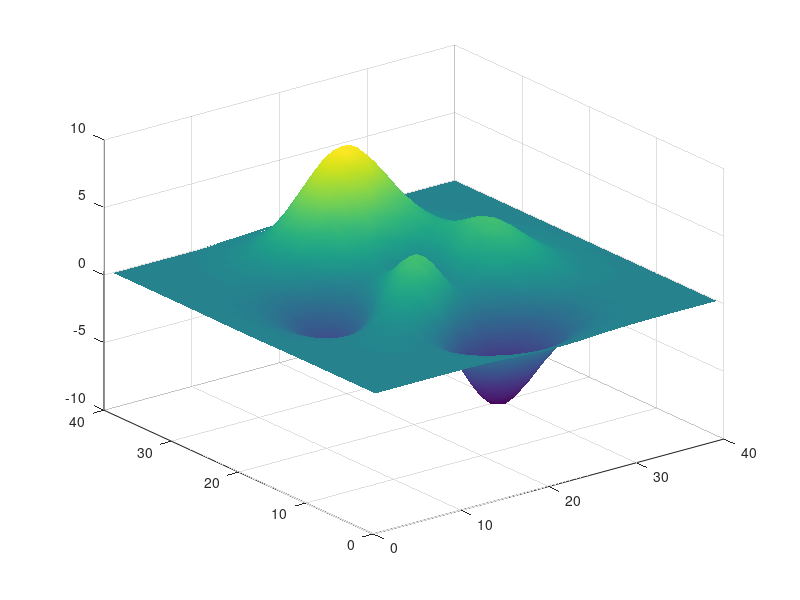

Reproduce this figure in MATLAB. (Note: this script raises an error after producing the figure.)
% Minimal end-to-end example for numblsavefig.
%
%   mip install --channel mip-org/labs numblsavefig
%   mip load numblsavefig

% Build a figure as usual.
figure;
surf(peaks(40));
shading interp; colormap(parula); colorbar;
title('peaks surface'); xlabel('X'); ylabel('Y'); zlabel('Z');
view(-37.5, 30);

% Save it to numbl's HDF5 figure format.
numblsavefig(gcf, 'peaks.h5');

% `peaks.h5` can now be opened in the numbl figure viewer
% (https://concept-collection.github.io/numbl-figure-viewer/ — drag it in),
% imported via importFigureHdf5, or opened in the numbl IDE.
fprintf('Wrote peaks.h5\n');
